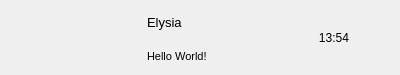
<?xml version="1.0" encoding="UTF-8"?>
<ui version="4.0">
 <class>ChatUserWid</class>
 <widget class="QWidget" name="ChatUserWid">
  <property name="geometry">
   <rect>
    <x>0</x>
    <y>0</y>
    <width>400</width>
    <height>75</height>
   </rect>
  </property>
  <property name="minimumSize">
   <size>
    <width>0</width>
    <height>75</height>
   </size>
  </property>
  <property name="maximumSize">
   <size>
    <width>16777215</width>
    <height>75</height>
   </size>
  </property>
  <property name="windowTitle">
   <string>Form</string>
  </property>
  <layout class="QHBoxLayout" name="horizontalLayout">
   <property name="spacing">
    <number>5</number>
   </property>
   <property name="leftMargin">
    <number>6</number>
   </property>
   <property name="topMargin">
    <number>2</number>
   </property>
   <property name="rightMargin">
    <number>6</number>
   </property>
   <property name="bottomMargin">
    <number>2</number>
   </property>
   <item>
    <widget class="QWidget" name="icon_wid" native="true">
     <property name="sizePolicy">
      <sizepolicy hsizetype="Fixed" vsizetype="Fixed">
       <horstretch>0</horstretch>
       <verstretch>0</verstretch>
      </sizepolicy>
     </property>
     <property name="minimumSize">
      <size>
       <width>60</width>
       <height>60</height>
      </size>
     </property>
     <property name="maximumSize">
      <size>
       <width>60</width>
       <height>60</height>
      </size>
     </property>
     <widget class="QLabel" name="icon_lb">
      <property name="geometry">
       <rect>
        <x>7</x>
        <y>12</y>
        <width>45</width>
        <height>45</height>
       </rect>
      </property>
      <property name="minimumSize">
       <size>
        <width>45</width>
        <height>45</height>
       </size>
      </property>
      <property name="maximumSize">
       <size>
        <width>45</width>
        <height>45</height>
       </size>
      </property>
      <property name="text">
       <string/>
      </property>
      <property name="alignment">
       <set>Qt::AlignCenter</set>
      </property>
     </widget>
     <widget class="QLabel" name="red_point">
      <property name="geometry">
       <rect>
        <x>27</x>
        <y>0</y>
        <width>30</width>
        <height>30</height>
       </rect>
      </property>
      <property name="minimumSize">
       <size>
        <width>30</width>
        <height>30</height>
       </size>
      </property>
      <property name="maximumSize">
       <size>
        <width>30</width>
        <height>30</height>
       </size>
      </property>
      <property name="text">
       <string/>
      </property>
     </widget>
    </widget>
   </item>
   <item>
    <widget class="QWidget" name="user_info_wid" native="true">
     <property name="minimumSize">
      <size>
       <width>120</width>
       <height>0</height>
      </size>
     </property>
     <property name="maximumSize">
      <size>
       <width>120</width>
       <height>16777215</height>
      </size>
     </property>
     <layout class="QVBoxLayout" name="verticalLayout">
      <property name="leftMargin">
       <number>2</number>
      </property>
      <property name="topMargin">
       <number>5</number>
      </property>
      <property name="rightMargin">
       <number>2</number>
      </property>
      <property name="bottomMargin">
       <number>5</number>
      </property>
      <item>
       <widget class="QLabel" name="user_name_lb">
        <property name="minimumSize">
         <size>
          <width>0</width>
          <height>30</height>
         </size>
        </property>
        <property name="maximumSize">
         <size>
          <width>16777215</width>
          <height>30</height>
         </size>
        </property>
        <property name="font">
         <font>
          <pointsize>10</pointsize>
         </font>
        </property>
        <property name="text">
         <string>Elysia</string>
        </property>
       </widget>
      </item>
      <item>
       <widget class="QLabel" name="user_chat_lb">
        <property name="minimumSize">
         <size>
          <width>0</width>
          <height>30</height>
         </size>
        </property>
        <property name="maximumSize">
         <size>
          <width>130</width>
          <height>30</height>
         </size>
        </property>
        <property name="font">
         <font>
          <pointsize>8</pointsize>
         </font>
        </property>
        <property name="text">
         <string>Hello World!</string>
        </property>
       </widget>
      </item>
     </layout>
    </widget>
   </item>
   <item>
    <widget class="QWidget" name="time_wid" native="true">
     <property name="sizePolicy">
      <sizepolicy hsizetype="Fixed" vsizetype="Fixed">
       <horstretch>0</horstretch>
       <verstretch>0</verstretch>
      </sizepolicy>
     </property>
     <property name="minimumSize">
      <size>
       <width>50</width>
       <height>50</height>
      </size>
     </property>
     <property name="maximumSize">
      <size>
       <width>50</width>
       <height>50</height>
      </size>
     </property>
     <widget class="QLabel" name="time_lb">
      <property name="geometry">
       <rect>
        <x>0</x>
        <y>20</y>
        <width>54</width>
        <height>12</height>
       </rect>
      </property>
      <property name="text">
       <string>13:54</string>
      </property>
      <property name="alignment">
       <set>Qt::AlignCenter</set>
      </property>
     </widget>
    </widget>
   </item>
  </layout>
 </widget>
 <resources/>
 <connections/>
</ui>
